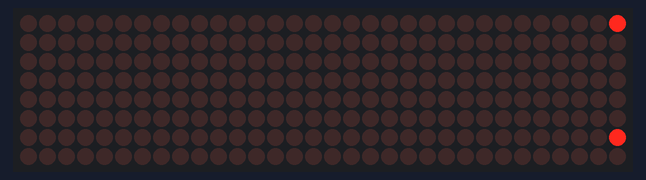
The program below on a simulated ESP32. On the bench: 32×8 LED matrix.

Above: at 0.15 s.
At 1.05 s:
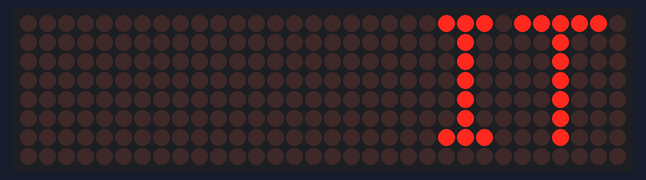
At 2.05 s:
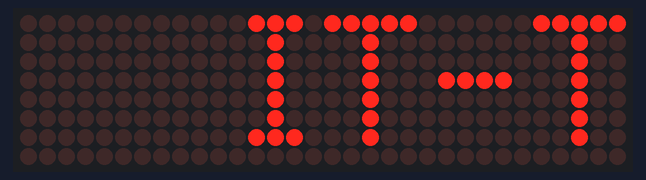
At 3.85 s:
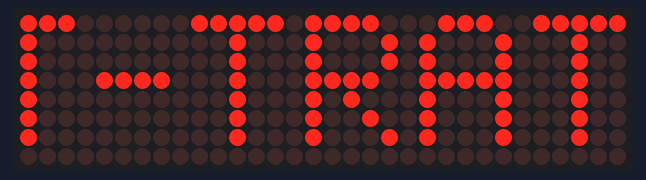
At 5.75 s:
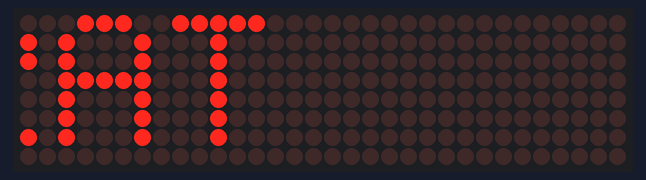
At 7.65 s:
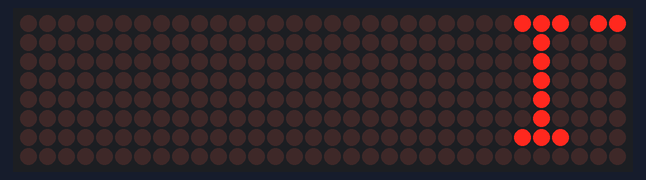

Measured:
- by itself, everything shown: repeats every 7.0 s, in 70 steps

The program:

main.cpp
```cpp
#include <Arduino.h>
#include <MD_Parola.h>
#include <MD_MAX72xx.h>

#define HARDWARE_TYPE MD_MAX72XX::FC16_HW
#define MAX_DEVICES 4
#define CS_PIN 21

// Create an the MD_Parola
MD_Parola ledMatrix = MD_Parola(HARDWARE_TYPE, CS_PIN, MAX_DEVICES);

void setup()
{
  ledMatrix.begin();         // Initialized the LED Matrix
  ledMatrix.setIntensity(0); // Set the brightness of the LED Matrix
  ledMatrix.displayClear();  // Clear LED matrix display

  ledMatrix.displayScroll("IT-TRAT", PA_CENTER, PA_SCROLL_LEFT, 100);
}

void loop()
{
  if (ledMatrix.displayAnimate())
  {
    ledMatrix.displayReset();
  }
}
```
